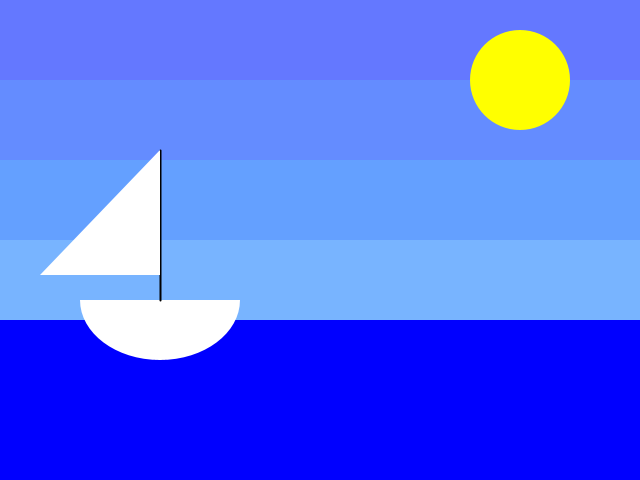
Frame 1 (no input)
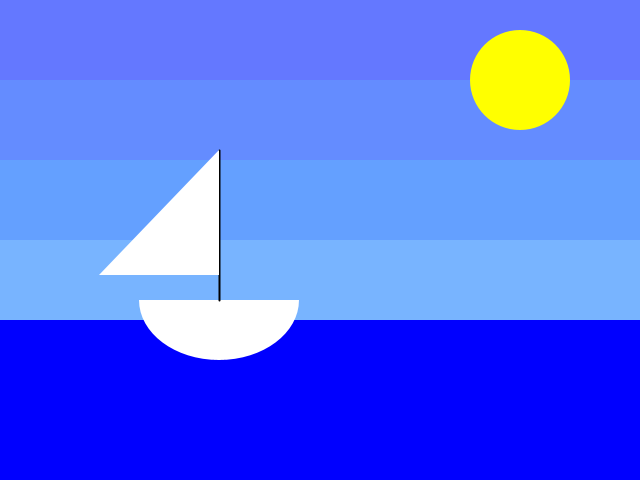
Frame 60 (the mouse pressed at the canvas centre just before this capture)
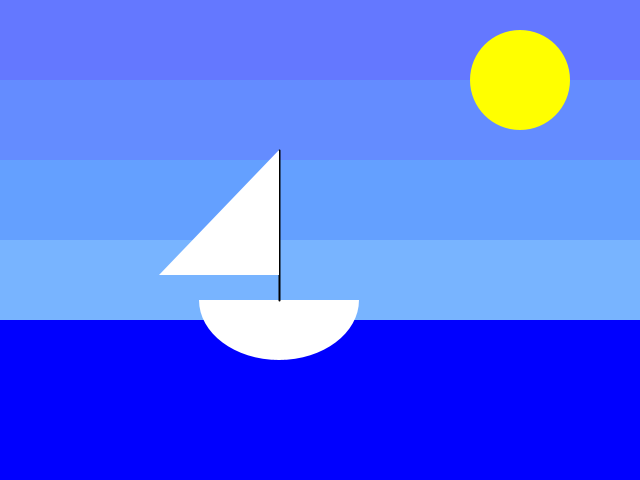
Frame 120 (the mouse held since frame 60 and released just before this capture)

The Processing sketch that drew these frames (run headless with seeded random() and noise(); from frame 60 on, the mouse is pressed at the canvas centre):

// Processing sketch: Lab1_Sailboat
// ── Lab1_Sailboat.pde
//intialize gloabl position variable
int boatXPOS, sailPOSX1, boatArcStart;

void setup() {
  size(640, 480); //set size of the plane
  boatXPOS = 160;
  sailPOSX1 = 40;
  boatArcStart = 0;
} //setup

void draw() {
  background(0, 0, 255); //set background used for color of water
  fill(100, 120, 255); //sets fill used for top of skyline
  noStroke(); //makes no outline around rectangle
  rect(0, 0, 640, 80); //draws rectangle used as the sky
  fill(100, 140, 255); //sets lighter color in skyline
  rect(0, 80, 640, 80); //draws lighter skyline color
  fill(100, 160, 255); //sets lighter color in skyline
  rect(0, 160, 640, 80); //draws next lihgter color in skyline
  fill(120, 180, 255); //sets lightest color in skyline
  rect(0, 240, 640, 80); //draws lightest color in skyline
  fill(255, 255, 0); //sets color for sun
  ellipse(520, 80, 100, 100); //draws sun
  fill(255, 255, 255); //sets color of boat to white
  arc(boatXPOS, 300, 160, 120, 0, PI); //draws hall of the boat as an arc
  stroke(0); //makes stroke grey for the mast
  strokeWeight(2); //sets the strok weight to make line thicker
  line(boatXPOS, 300, boatXPOS, 150); //draws line used for mast
  noStroke(); //eliminates stroke again
  fill(255, 255, 255); //sets sail color to white
  triangle(sailPOSX1, 275, boatXPOS, 150, boatXPOS, 275); //draws sail as a triangle  
  boatXPOS++;
  sailPOSX1++;
} //draw  
